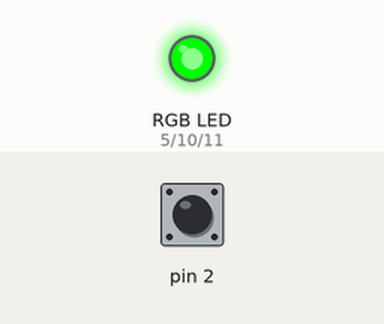
This sketch was run on a simulated Arduino Uno, built with avr-gcc and run on an emulated ATmega328P. Parts: an RGB LED mixed from three pins (HIGH = lit). The inputs (shaded band) are chosen by the test bench; at power-on: pin 2 HIGH.

Above: at 1.2 s.
1.3 s: pin 2 pulled LOW for 0.15 s
At 1.37 s:
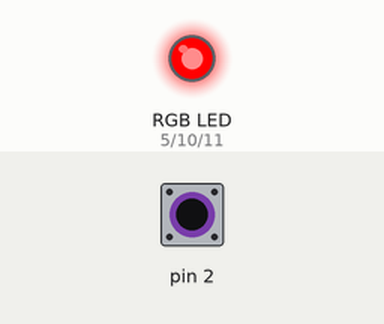
2.9 s: pin 2 pulled LOW for 3.2 s
At 6.6 s:
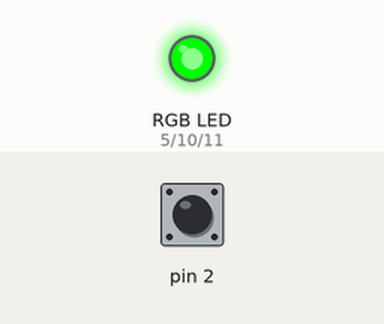
Timing chart, 0 to 8.1 s (numbered marks = the images above; inputs shaded):
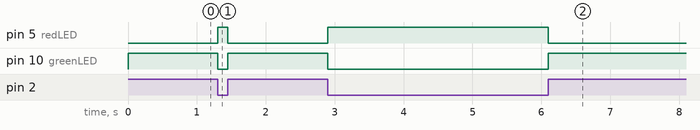

Measured:
- after the input at 1.3 s, pin 5 (redLED): LOW → HIGH at once, → LOW 0.15 s later; pin 10 (greenLED): HIGH → LOW at once, → HIGH 0.15 s later
- after the input at 2.9 s, pin 5 (redLED): LOW → HIGH at once, → LOW 3.2 s later; pin 10 (greenLED): HIGH → LOW at once, → HIGH 3.2 s later

The sketch:

CCF_LED_Ball_Switch.ino
```cpp
// Attempt to combine RGB LED principles and Ball Switch

// Each color LED refers to that color component of the RGB LED
const int redLED = 5;
const int greenLED = 10;
const int blueLED = 11;

void setup()
{
  pinMode(redLED, OUTPUT);
  pinMode(greenLED, OUTPUT);
  pinMode(blueLED, OUTPUT);
  pinMode(2, INPUT);
  digitalWrite(2, HIGH);
}

void loop()
{
  int digitalValue = digitalRead(2);
  if (digitalValue == HIGH)
    {
      digitalWrite(redLED, LOW);
      digitalWrite(greenLED, HIGH);
      digitalWrite(blueLED, LOW);
      }
      else
      {
        digitalWrite(redLED, HIGH);
        digitalWrite(greenLED, LOW);
        digitalWrite(blueLED, LOW);
        }
}
```
